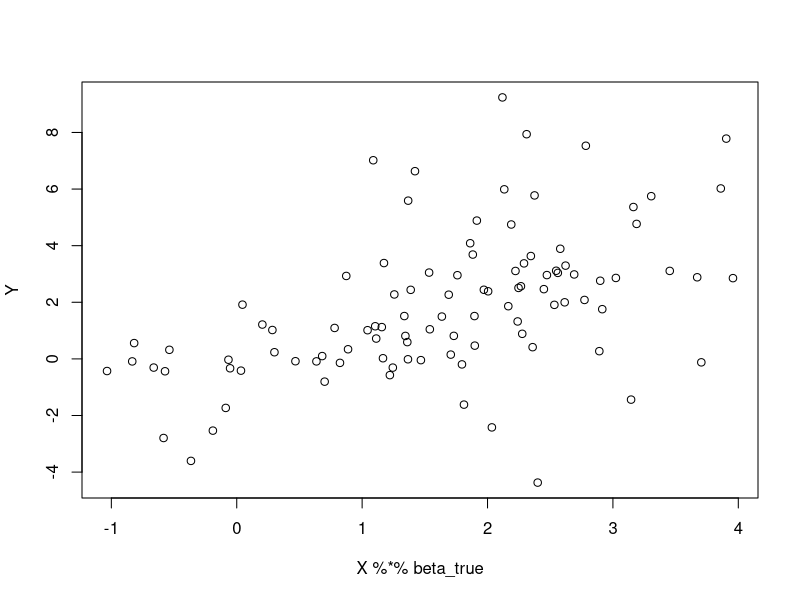
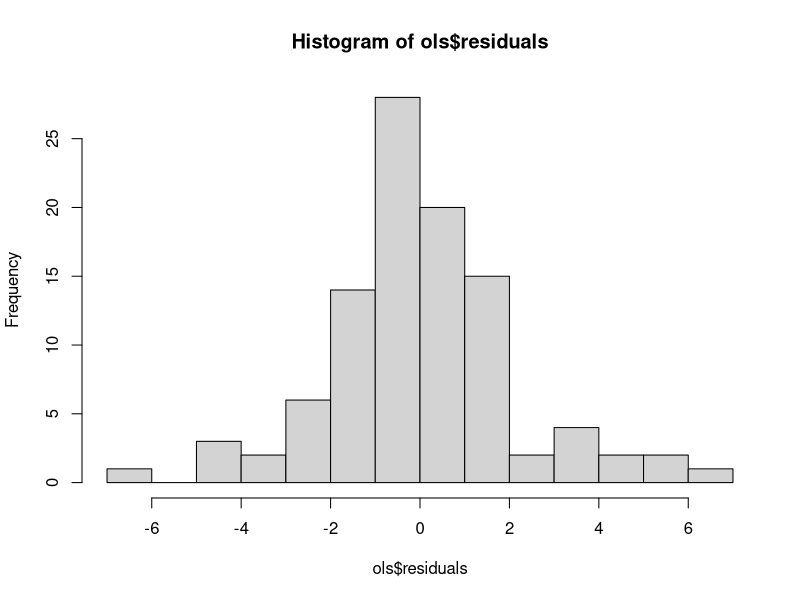

Source code (R) for these figures, in order:
################################################################################
#
#  Bayesian linear regression
#  with Normal or Normal-Gamma prior for coefficients
#
################################################################################
#
# Analysing the Canadian Lynx data
# Moran (1953) fit an AR(2) model:
# y(t) = 1.05 + 1.41*y(t-1) - 0.77*y(t-2) + e(t)
#
# Moran (1953) The Statistical Analysis of the Canadian Lynx Cycle.
# Australian Journal of Zoology, 1, pp 163-173.
#
################################################################################

# limpeza de variaveis
rm(list = ls())


# funcao de verossimilhanca
logden = function(lambda_i, y_i, x_i, beta, sigma)
{
  ret = -0.5*log(lambda_i) -0.5*(lambda_i+( (y_i - x_i %*% beta)/sigma  )^2 * 1/lambda_i)
  return(ret)
}



set.seed(12345)

n = 100
nregress = 3
lambda_true <- rexp(n,1/2)
sigma_true <- 2
error_true <- rnorm(n,0,sqrt(sigma_true*lambda_true))

X <- matrix(rnorm(3*n,1,2),100,nregress)
X[,1] <- 1

beta_true <- as.matrix(rep(runif(nregress),1))

Y <- X%*%beta_true + error_true  
plot(X%*%beta_true, Y)

ols <- lm(Y~X-1);
summary(ols)

hist(ols$residuals,breaks=15)

# priors
beta <- matrix(ols$coefficients,3,1)
sigma2 <- summary(ols)$sigma^2
sigma2_0 = 1

# MCMC set-up
M0    = 1000  # Final
M     = 10000 # Burn up
niter = M0+M

# Bayesian inference: 
# --------------------------------------
ncol = 1 + nregress + n
draws.ng = matrix(0, nrow = niter, ncol = ncol)
colnames(draws.ng) = c("sigma", paste("beta", 1:nregress), paste("Lambda", 1:n))
head(draws.ng)

# Bayesian inference: normal-gamma prior (using data augmentation)
# ----------------------------------------------------------------
# A SEREM DEFINIDOS
nu_0 = 2.5
V_0 = diag(sigma2, nregress)
beta_0 = beta

lambda = rep(1,n)

for (i in 1:(niter)){

  # Inicializo matrix Lambda^{-1}
  Lambda_1 = solve(diag(lambda))
  
  # full conditional of sigma2  
  d0=(nu_0 * sigma2_0)/2
  par1 = (nu_0 + n)/2
  par2 = d0 + ( t(Y-X%*%beta) %*% Lambda_1 %*% (Y-X%*%beta) )/2
  
  # Conditional distribution of sigma 
  sig2 = 1/rgamma(1,par1,par2)
  
  # full conditional of beta
  XtX = t(X) %*% Lambda_1 %*% X
  XtY = t(X) %*% Lambda_1 %*% Y
  
  # V_0 = diag(1/lambda)
  
  V_1   = solve(XtX/sig2 + solve(V_0))
  beta_1 = V_1 %*% (XtY + solve(V_0) %*% beta_0)
  
  beta =  beta_1 + t(chol(V_1)) %*% rnorm(nregress)
  
  # Seguindo terminologia de Koop. (Bayesian Econometrics Methods) pag 260
  
  # Draw of lambda
  for (j in 1:n){
    # psi1 = rexp(n, 0.5)
    y_j = Y[j, 1]
    x_j = X[j, ]
    
    # faco draw de no_0
    nu_michael_0 = rchisq(1,1)
    
    # calculo mu para linha j
    mu_j = abs(sqrt(sig2)/(y_j - x_j %*% beta)) 
    
    # Calculo x1 e x2
    x_1 = mu_j + (mu_j^2 * nu_michael_0)/2 - mu_j/2 * (4 * mu_j * nu_michael_0 + mu_j^2 * nu_michael_0^2)^0.5
    x_2 = mu_j^2 / x_1
    
    # decido quem sera escolhido
    p.treshold = mu_j/(mu_j + x_1)
    if (runif(1) < p.treshold){
      x_star = x_1
    } else{
      x_star = x_2
    }
    
    lambda_j = 1/x_star
    
    # draw from inverse Gausian
    if (lambda_j > 0){
      
      nume = logden(lambda_j,  y_j, x_j, beta, sqrt(sig2)) #% + dexp(lambda[j], rate = 0.5, log=TRUE)
      deno = logden(lambda[j], y_j, x_j, beta, sqrt(sig2)) #+ dexp(lambda_j , rate = 0.5, log=TRUE)
      
      log.rho = min(0, nume-deno)
      if (log(runif(1)) < log.rho){
        lambda[j] = lambda_j
      }
    }
  }
  
  # # storing draws
  draws.ng[i,] = c(sig2,beta, lambda)
}

draws2 = draws.ng[(M0+1):niter,]

summary(draws2)

# par(mfrow=c(2,2))
# ts.plot(draws1[,(p+2)],xlab="Iteration",ylab=expression(sigma),main="Without DA")
# acf(draws1[,(p+2)],main="")
# ts.plot(draws2[,(p+2)],xlab="Iteration",ylab=expression(sigma),main="With DA")
# acf(draws2[,(p+2)],main="")
# 
# par(mfrow=c(2,3))
# plot(density(draws1[,1]),main=expression(phi[0]),xlab="")
# lines(density(draws2[,1]),col=2)
# 
# plot(density(draws1[,2]),main=expression(phi[1]),xlab="")
# lines(density(draws2[,2]),col=2)
# 
# plot(density(draws1[,3]),main=expression(phi[2]),xlab="")
# lines(density(draws2[,3]),col=2)
# 
# plot(density(draws1[,4]),main=expression(phi[3]),xlab="")
# lines(density(draws2[,4]),col=2)
# 
# plot(density(draws1[,5]),main=expression(phi[4]),xlab="")
# lines(density(draws2[,5]),col=2)
# 
# plot(density(draws1[,p+2]),main=expression(sigma),xlab="")
# lines(density(draws2[,p+2]),col=2)